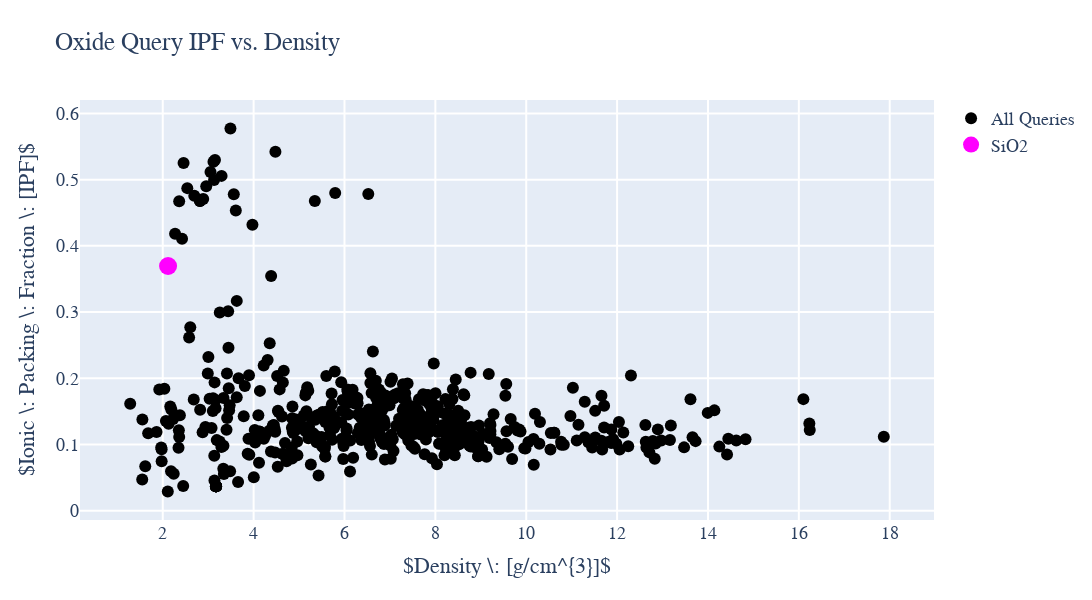

The notebook cell this image was saved under:
### Code cell
import plotly
import plotly.graph_objs as go
from plotly.offline import iplot

plotly.offline.init_notebook_mode(connected=True)

#Layout design. Can change title, font, x/y-axis etc. Commented out pieces are height and width. 
#For plot in browser I prefer long horizontal plots. For presentations square images may be preferred. 
#Image can be directly saved by hovering over image and clicking camera icon. 
layout_IPF = go.Layout(title= "Oxide Query IPF vs. Density", hovermode= 'closest',
                   font = dict(family='Times New Roman',size=18),
                   xaxis= dict(title= '$Density \: [g/cm^{3}]$',zeroline= False, gridwidth= 2),
                   yaxis= dict(title= '$Ionic \: Packing \: Fraction \: [IPF]$',zeroline= False, gridwidth= 2),
                   height = 600,
                   width = 1200,
     showlegend= True                
)

#Scatter plot of collected data. Use df_oxide_all dataframe. df_oxide_all.Density will pull density column.
trace_all = go.Scatter(x = df_oxide.Density, y = df_oxide.IPF, mode = 'markers',
                    marker=dict(size=12, color='black'), text = df_oxide.Formula, name = 'All Queries')

trace_Al2O3 = go.Scatter(x = df_oxide[(df_oxide.Formula == 'Al2O3') & (df_oxide.E_above_Hull == 0)].loc[:,'Density'],
                         y = df_oxide[(df_oxide.Formula == 'Al2O3') & (df_oxide.E_above_Hull == 0)].loc[:,'IPF'],
                         mode = 'markers', marker=dict(size=18, color='green'), text = 'Al2O3', name = 'Al2O3')
trace_Cr2O3 = go.Scatter(x = df_oxide[(df_oxide.Formula == 'Cr2O3') & (df_oxide.E_above_Hull == 0)].loc[:,'Density'],
                         y = df_oxide[(df_oxide.Formula == 'Cr2O3') & (df_oxide.E_above_Hull == 0)].loc[:,'IPF'],
                         mode = 'markers', marker=dict(size=18, color='blue'), text = 'Cr2O3', name = 'Cr2O3')
trace_Y2O3 = go.Scatter(x = df_oxide[(df_oxide.Formula == 'Y2O3') & (df_oxide.E_above_Hull == 0)].loc[:,'Density'],
                        y = df_oxide[(df_oxide.Formula == 'Y2O3') & (df_oxide.E_above_Hull == 0)].loc[:,'IPF'],
                        mode = 'markers', marker=dict(size=18, color='orange'), text = 'Y2O3', name = 'Y2O3')
trace_SiO2 = go.Scatter(x = df_oxide[(df_oxide.Formula == 'SiO2') & (df_oxide.E_above_Hull == 0)].loc[:,'Density'],
                        y = df_oxide[(df_oxide.Formula == 'SiO2') & (df_oxide.E_above_Hull == 0)].loc[:,'IPF'],
                        mode = 'markers', marker=dict(size=18, color='magenta'), text = 'SiO2', name = 'SiO2')

data_IPF = [trace_all,trace_Al2O3,trace_Cr2O3,trace_Y2O3,trace_SiO2]#,trace0,trace2]
fig_IPF = go.Figure(data_IPF, layout=layout_IPF)
iplot(fig_IPF)

### Figure 1 — Plotly figure (JSON) as saved in the notebook; plotly's stock layout.template omitted (floating-point values rounded to 4 significant figures; data arrays with more than 128 entries replaced by an {"elided": "..."} marker saying what was removed)
{"data": [{"marker": {"color": "black", "size": 12}, "mode": "markers", "name": "All Queries", "text": {"elided": "528 str values"}, "type": "scatter", "x": {"elided": "528 float values"}, "y": {"elided": "528 float values"}}, {"marker": {"color": "green", "size": 18}, "mode": "markers", "name": "Al2O3", "text": "Al2O3", "type": "scatter", "x": [], "y": []}, {"marker": {"color": "blue", "size": 18}, "mode": "markers", "name": "Cr2O3", "text": "Cr2O3", "type": "scatter", "x": [], "y": []}, {"marker": {"color": "orange", "size": 18}, "mode": "markers", "name": "Y2O3", "text": "Y2O3", "type": "scatter", "x": [], "y": []}, {"marker": {"color": "magenta", "size": 18}, "mode": "markers", "name": "SiO2", "text": "SiO2", "type": "scatter", "x": [2.117], "y": [0.3696]}], "layout": {"font": {"family": "Times New Roman", "size": 18}, "height": 600, "hovermode": "closest", "showlegend": true, "title": {"text": "Oxide Query IPF vs. Density"}, "width": 1200, "xaxis": {"gridwidth": 2, "title": {"text": "$Density \\: [g/cm^{3}]$"}, "zeroline": false}, "yaxis": {"gridwidth": 2, "title": {"text": "$Ionic \\: Packing \\: Fraction \\: [IPF]$"}, "zeroline": false}}}
